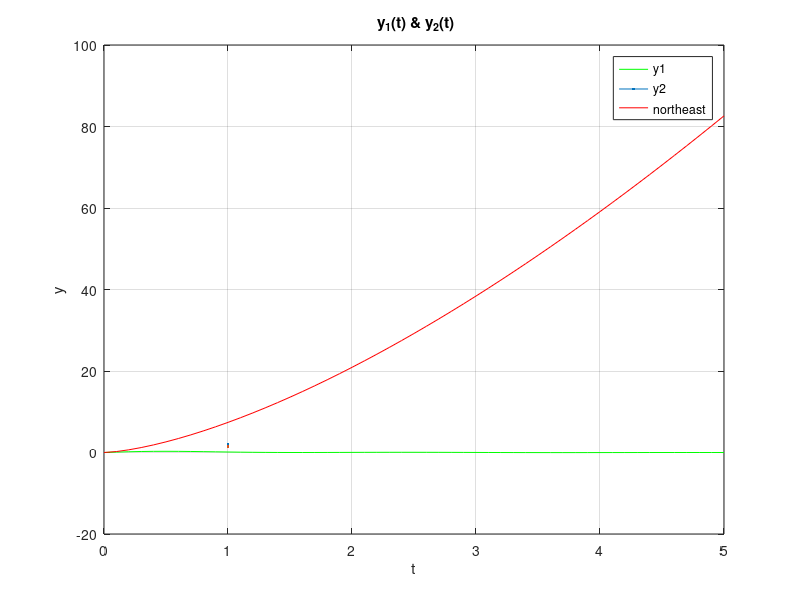
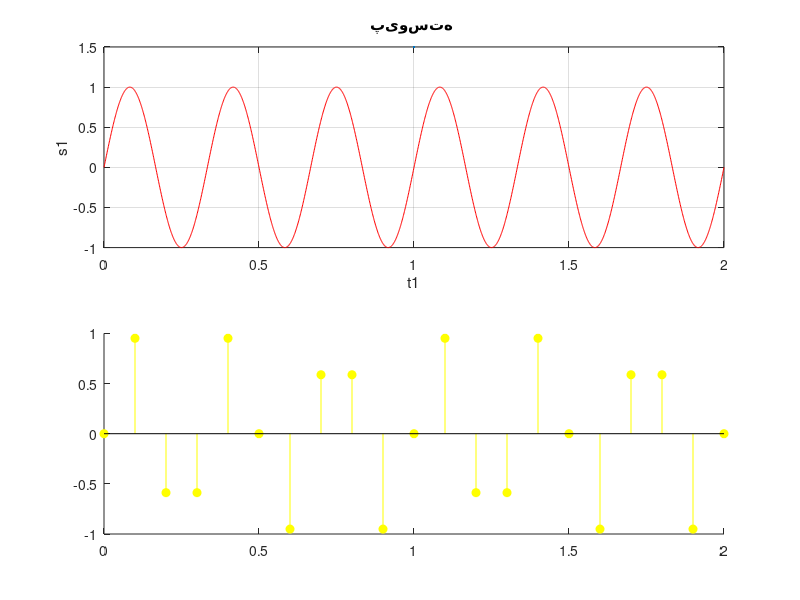

Reproduce these figures in MATLAB, in order. (Note: this script raises an error after producing the figures.)
clear;
clc;
close all;


%الف

t1=0:0.1:5;
y1 = (sin(t1) .* (cos(t1).^2)) ./ (t1.^2 + 1);  
y2 = sqrt(t1.^3).*exp(2);

figure(1);
plot(t1, y1, 'g', LineWidth=2);    
hold on;
plot(t1, y2, 'r', LineWidth=1.5);   

title(' y_1(t) & y_2(t)');
xlabel('t');
ylabel('y');
legend('y1', 'y2', Location='northeast');
grid on;


%ب

x = -2:0.05:2;

f = sin(x).^2 + sinh(x).^2;
z = cos(x).^2 + cosh(x).^2;
k = x.^2 + 2 .* x .* sin(x);



figure(2);


subplot(1, 3, 1);
plot(x, f, 'r', LineWidth=1.5);
title('f(x) = sin^2(x) + sinh^2(x)');
xlabel('x');
ylabel('f(x)');
grid on;

subplot(1, 3, 2);
plot(x, z, 'g', LineWidth=1.5);
title('Z(x) = cos^2(x) + cosh^2(x)');
xlabel('x');
ylabel('Z(x)');
grid on;

subplot(1, 3, 3);
plot(x, k, 'b', LineWidth=1.5);
title('k(x) = x^2 + 2x sin(x)');
xlabel('x');
ylabel('k(x)');
grid on;

%پ,ت


t1 = 0:0.001:2;
s1=sin(2 * pi * 3 * t1);

t2 = 0:0.1:2;
s2 =sin(2 * pi * 3 * t2);

subplot(2, 1, 1);
plot(t1, s1, 'r', LineWidth=1.5);
title('پیوسته ');
xlabel('t1');
ylabel('s1');
grid on;


subplot(2, 1, 2);
stem(t2,s2, 'y', 'filled', LineWidth=1.2, MarkerSize=5);
title('گسسته');
xlabel('t2');
ylabel('s2');
grid on;
